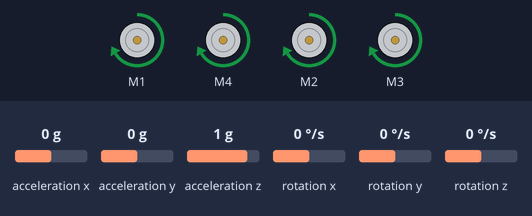
This sketch was run on a simulated Arduino Uno, built with avr-gcc and run on an emulated ATmega328P. Parts: 4 × DC motor (green arrow = forward, orange = backward, longer = faster). Inputs (shaded band) come from the test bench; at power-on: rotation z 0 °/s, acceleration x 0 g, acceleration y 0 g, acceleration z 1 g, rotation x 0 °/s, rotation y 0 °/s.

Above: at 4.2 s.
4.3 s: rotation z set to -192 °/s
At 5.0 s:
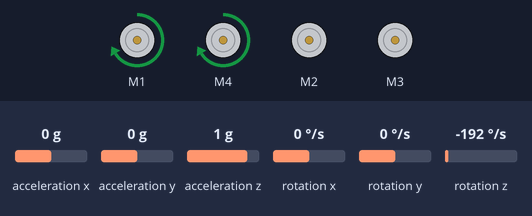
5.8 s: rotation z set to 100 °/s
8.8 s: rotation z set to -100 °/s
At 8.81 s:
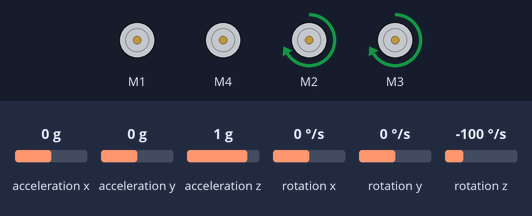
At 9.4 s:
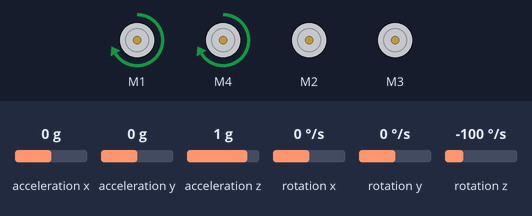
10.4 s: rotation z set to 46 °/s
13.4 s: rotation z set to 55 °/s
Timing chart, 0 to 16.0 s (numbered marks = the images above; inputs shaded):
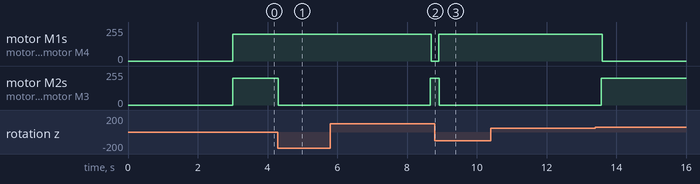

Measured:
- after the input at 4.3 s, motor M2, motor M3: forward 200/255 → stopped at once
- after the input at 5.8 s, motor M1, motor M4: forward 200/255 → stopped after 2.9 s; motor M2, motor M3: stopped → forward 200/255 after 2.9 s
- after the input at 8.8 s, motor M1, motor M4: stopped → forward 200/255 after 0.11 s; motor M2, motor M3: forward 200/255 → stopped after 0.13 s
- after the input at 10.4 s, every drawn part: stays the same

The sketch:

4WD_IMU_heading_test.ino
```cpp
/* Πρόγραμμα ελέγχου μονάδας IMU για το αποχιονιστικό 1
 * Σκοπός του προγράμματος είναι να κινήσουμε το όχημα μας ευθεία και αυτό να διατηρεί την πορεία του
 * Η μονάδα IMU ελέγχει διαρκώς αν υπάρχουν αποκλίσεις στον άξονα Ζ και διορθώνει την πορεία αλλάζοντας την
 * ταχύτητα των κινητήρων κάθε πλευράς.
 */


//Βιβλιοθήκες
#include <MPU6050_tockn.h>  //Προσθέτουμε τις βιβλιοθήκες για την μονάδα IMU (γυροσκόπιο και το επιταχυνσιόμετρο)
#include <Wire.h>           //Προσθέτουμε τις βιβλιοθήκες για την μονάδα IMU (γυροσκόπιο και το επιταχυνσιόμετρο)
#include <AFMotor.h>        //Προσθέτουμε την βιβλιοθήκη για τον οδηγό των κινητήρων

//Μεταβλητές
MPU6050 imu(Wire);          //Δηλώνουμε την μονάδα IMU με το όνομα imu
AF_DCMotor motorFR(1);      //Μπροστά δεξιά κινητήρας στην θέση 1
AF_DCMotor motorFL(2);      //Μπροστά αριστερά κινητήρας στην θέση 2
AF_DCMotor motorBL(3);      //Πίσω αριστερά κινητήρας στην θέση 3
AF_DCMotor motorBR(4);      //Πίσω δεξιά κινητήρας στην θέση 4
float mZ;                   //Δηλώνω μια μεταβλητή που θα κρατάει τις μοίρες περιστροφής γύρω από τον άξονα Ζ

void setup() {
  Wire.begin();             //Ξεκινάμε την μονάδα IMU
  imu.begin();              //Ξεκινάμε την μονάδα IMU
  imu.calcGyroOffsets(true);//Ζητάμε από την μονάδα να κάνει την αρχική ρύθμιση (θέλει 3 δευτερόλεπτα)
  motorFR.run(FORWARD);     //Ενεργοποιούμε τους κινητήρες
  motorBR.run(FORWARD);     //Ενεργοποιούμε τους κινητήρες
  motorFL.run(FORWARD);     //Ενεργοποιούμε τους κινητήρες
  motorBL.run(FORWARD);     //Ενεργοποιούμε τους κινητήρες
}

void loop() {
  imu.update();             //Ζητάμε τις νέες τιμές από το γυροσκόπιο
  mZ = imu.getAngleZ();     //Αποθηκεύουμε στην μεταβλητή mZ τις μοίρες της γωνίας περιστροφής γύρω από τον άξονα Ζ
  if (mZ < -1) {            //Αν η γωνία είναι μικρότερη από -1 μοίρα αυτό σημαίνει ότι το όχημα μας φεύγει δεξιά, άρα
    motorFR.setSpeed(200);  //Δίνω ταχύτητα στους δεξιά κινητήρες
    motorBR.setSpeed(200);  //Δίνω ταχύτητα στους δεξιά κινητήρες
    motorFL.setSpeed(0);    //Και σταματάω τους αριστερούς
    motorBL.setSpeed(0);    //Και σταματάω τους αριστερούς
  } else if (mZ > 1) {      //Αλλιώς αν η γωνία είναι μεγαλύτερη από 1 μοίρα αυτό σημαίνει ότι το όχημα μας φεύγει αριστερά, άρα
    motorFL.setSpeed(200);  //Δίνω ταχύτητα στους αριστερά κινητήρες
    motorBL.setSpeed(200);  //Δίνω ταχύτητα στους αριστερά κινητήρες
    motorFR.setSpeed(0);    //Και σταματάω τους δεξιά
    motorBR.setSpeed(0);    //Και σταματάω τους δεξιά
  } else {                  //Αλλιώς αυτό σημαίνει ότι το όχημα μας δεν φεύγει από την ευθεία (0 μοίρες) και άρα
    motorFL.setSpeed(200);  //Δίνω την ίδια ταχύτητα σε όλους τους κινητήρες
    motorBL.setSpeed(200);  //Δίνω την ίδια ταχύτητα σε όλους τους κινητήρες
    motorFR.setSpeed(200);  //Δίνω την ίδια ταχύτητα σε όλους τους κινητήρες
    motorBR.setSpeed(200);  //Δίνω την ίδια ταχύτητα σε όλους τους κινητήρες
  }
}
```
